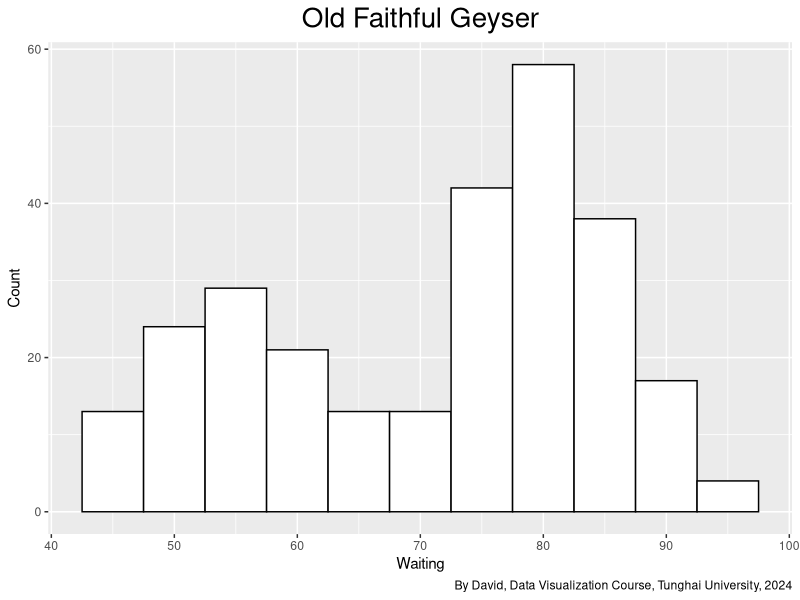
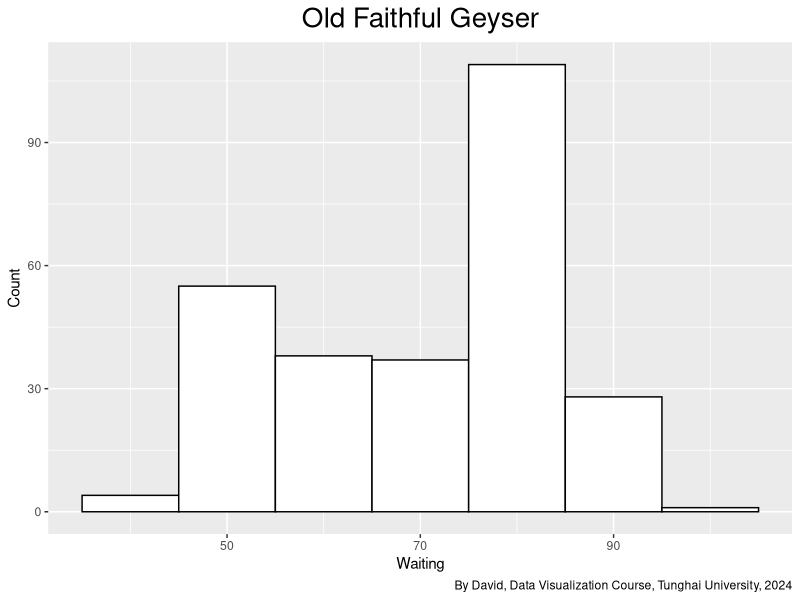
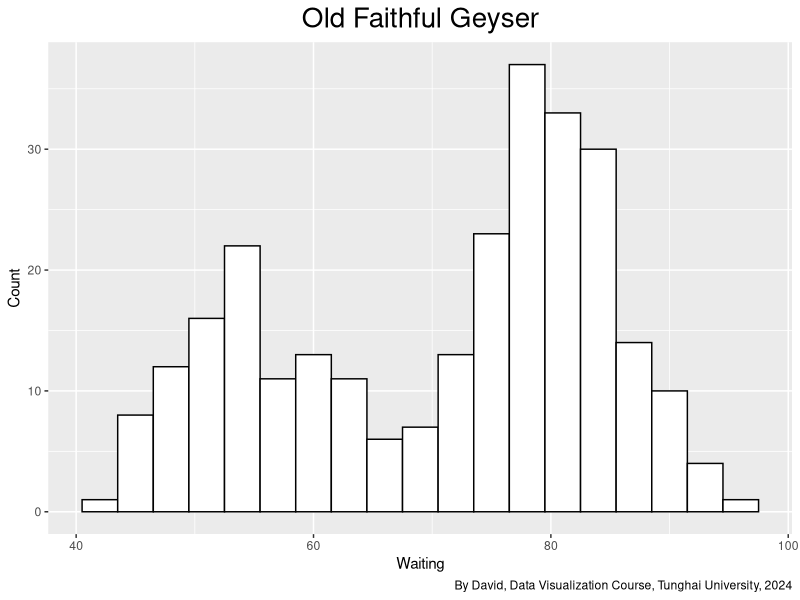
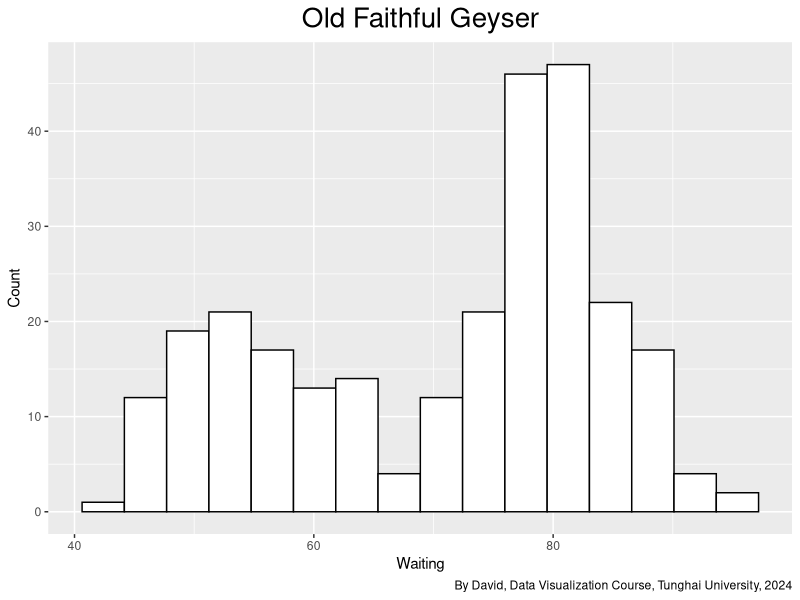
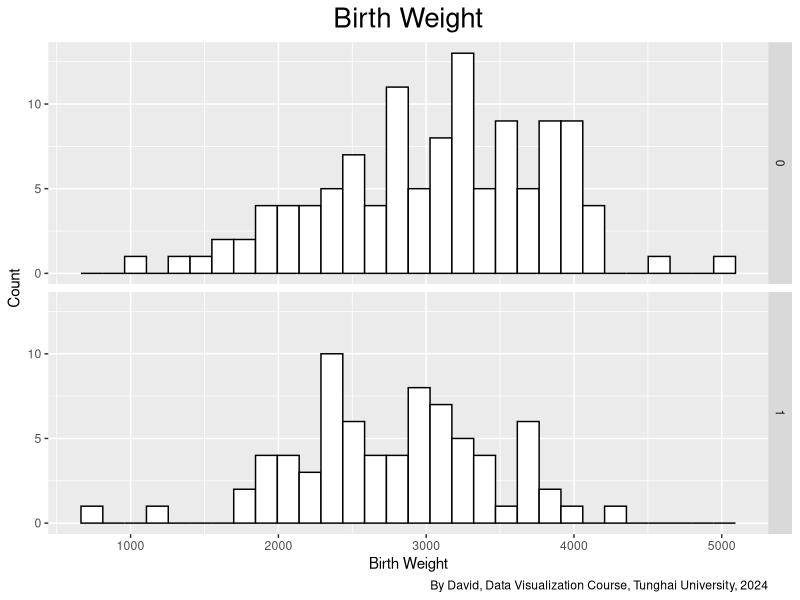
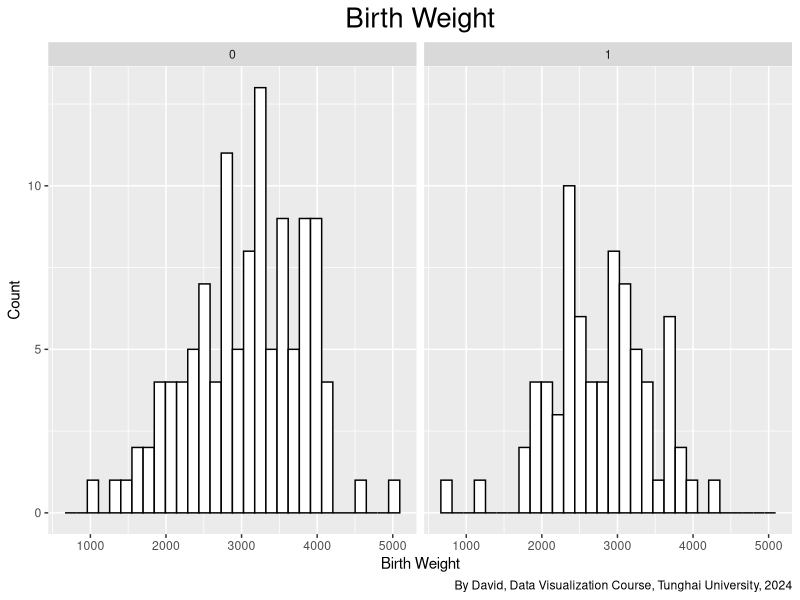

Write R code to recreate these figures, in order. (Note: this script raises an error after producing the figures.)
#
# David
# Histogram
#

library(ggplot2)

ggplot(faithful, aes(x = waiting)) +
  labs(title = "Old Faithful Geyser",
       x = "Waiting",
       y = "Count",
       caption = "By David, Data Visualization Course, Tunghai University, 2024") +
  theme(plot.title = element_text(hjust = 0.5, size = 20)) +
  geom_histogram(binwidth = 5, fill = "white", colour = "black")


ggplot(faithful, aes(x = waiting)) +
  labs(title = "Old Faithful Geyser",
       x = "Waiting",
       y = "Count",
       caption = "By David, Data Visualization Course, Tunghai University, 2024") +
  theme(plot.title = element_text(hjust = 0.5, size = 20)) +
  geom_histogram(binwidth = 10, fill = "white", colour = "black")

ggplot(faithful, aes(x = waiting)) +
  labs(title = "Old Faithful Geyser",
       x = "Waiting",
       y = "Count",
       caption = "By David, Data Visualization Course, Tunghai University, 2024") +
  theme(plot.title = element_text(hjust = 0.5, size = 20)) +
  geom_histogram(binwidth = 3, fill = "white", colour = "black")


binsize <- diff(range(faithful$waiting)) / 15

ggplot(faithful, aes(x = waiting)) +
  labs(title = "Old Faithful Geyser",
       x = "Waiting",
       y = "Count",
       caption = "By David, Data Visualization Course, Tunghai University, 2024") +
  theme(plot.title = element_text(hjust = 0.5, size = 20)) +
  geom_histogram(binwidth = binsize, fill = "white", colour = "black")


library(MASS)

ggplot(birthwt, aes(x = bwt)) + 
  labs(title = "Birth Weight",
      x = "Birth Weight",
      y = "Count",
      caption = "By David, Data Visualization Course, Tunghai University, 2024") +
  theme(plot.title = element_text(hjust = 0.5, size = 20)) +
  geom_histogram(fill = "white", colour = "black") +
  facet_grid(smoke ~ .)

ggplot(birthwt, aes(x = bwt)) + 
  labs(title = "Birth Weight",
       x = "Birth Weight",
       y = "Count",
       caption = "By David, Data Visualization Course, Tunghai University, 2024") +
  theme(plot.title = element_text(hjust = 0.5, size = 20)) +
  geom_histogram(fill = "white", colour = "black") +
  facet_grid(. ~ smoke)

library(tidyverse)

birthwt_mod$smoke <- recode_factor(birthwt$smoke, '0' = 'No Smoke', '1' = 'Smoke')

ggplot(birthwt, aes(x = bwt)) + 
  labs(title = "Birth Weight",
       x = "Birth Weight",
       y = "Count",
       caption = "By David, Data Visualization Course, Tunghai University, 2024") +
  theme(plot.title = element_text(hjust = 0.5, size = 20)) +
  geom_histogram(fill = "white", colour = "black") +
  facet_grid(. ~ smoke)


ggplot(birthwt, aes(x = bwt, fill = smoke)) +
  labs(title = "Birth Weight",
       x = "Birth Weight",
       y = "Count",
       caption = "By David, Data Visualization Course, Tunghai University, 2024") +
  theme(plot.title = element_text(hjust = 0.5, size = 20)) +
  geom_histogram(position = "identity", alpha = 0.4)
